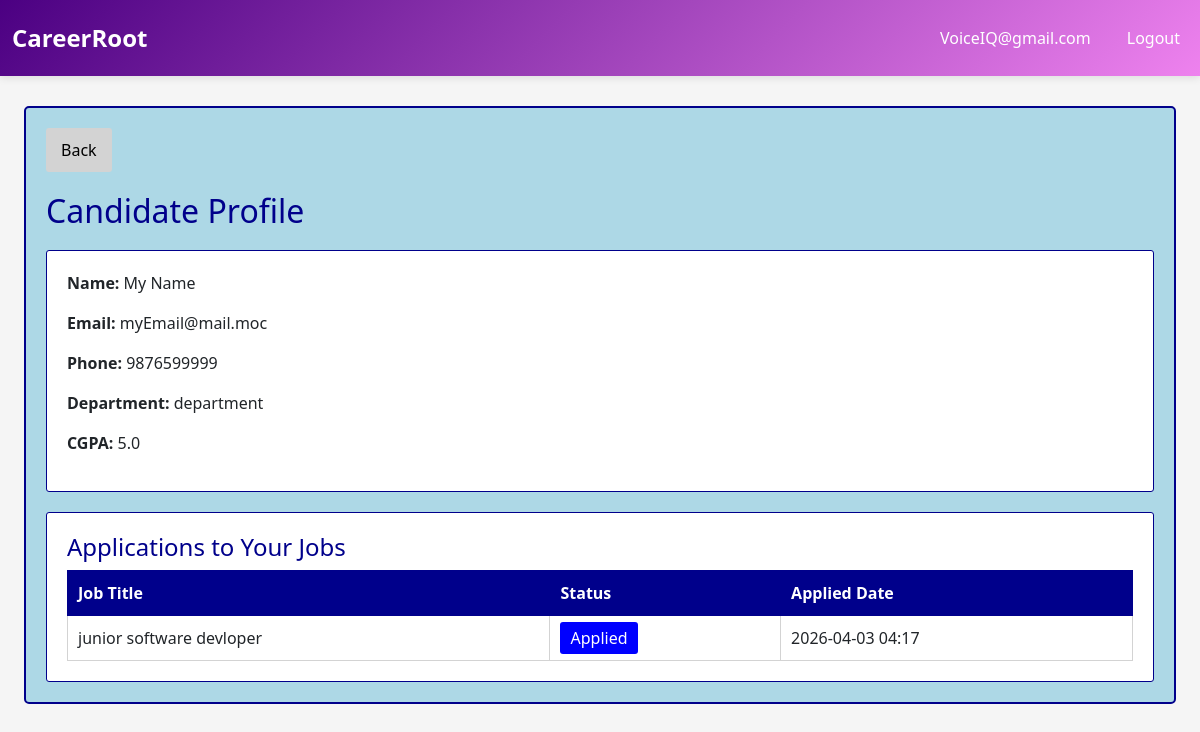
The app's page /company/student/6 (signed in), older data.
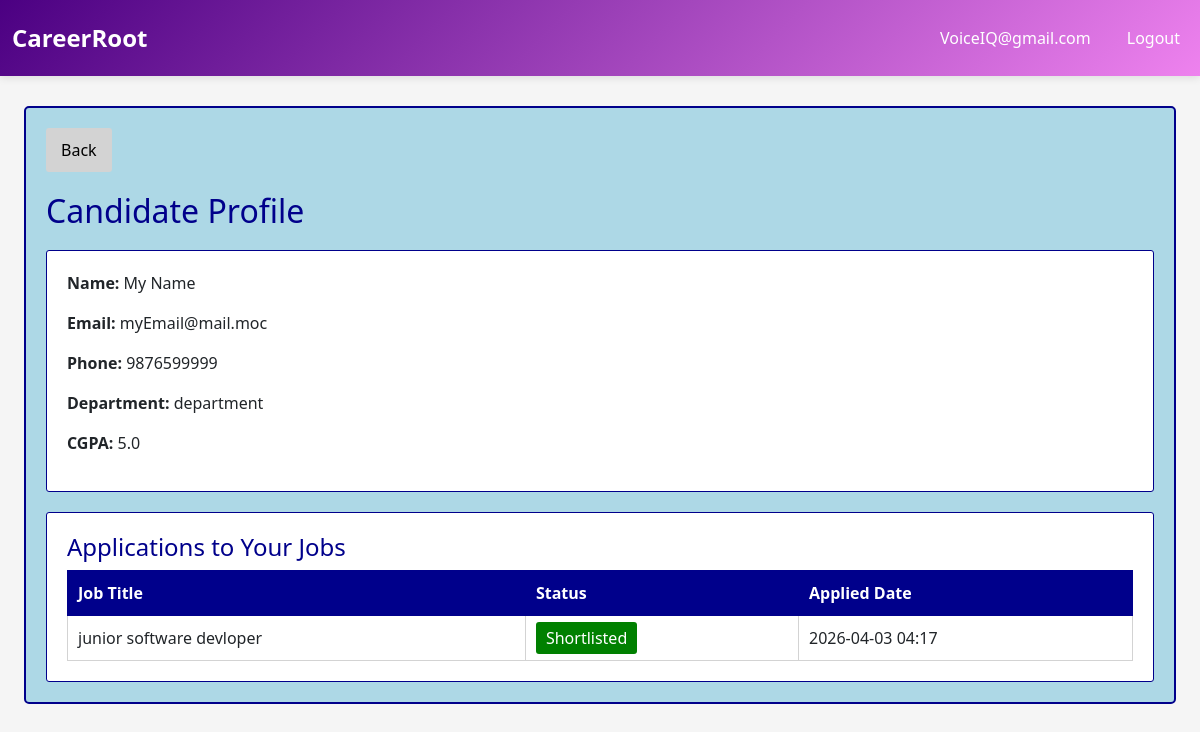
The same page, newer data.
### core/database/models.py (models this page shows, shortened)
class Application(db.Model):
    __tablename__ = 'application'
    application_id = db.Column(db.Integer, primary_key=True, autoincrement=True)
    student_id = db.Column(db.Integer, db.ForeignKey('student.student_id'), nullable=False)
    drive_id = db.Column(db.Integer, db.ForeignKey('placement_drive.drive_id'), nullable=False)
    application_date = db.Column(db.DateTime, default=datetime.utcnow)
    status = db.Column(
        db.String(20),
        default=ApplicationStatus.APPLIED.value,
        nullable=False
    )  #Applied, Shortlisted, Selected, Rejected
    created_at = db.Column(db.DateTime, default=datetime.utcnow)
    updated_at = db.Column(db.DateTime, default=datetime.utcnow, onupdate=datetime.utcnow)
    placement = db.relationship('Placement', backref='application', uselist=False, cascade='all, delete-orphan')
    __table_args__ = (db.UniqueConstraint('student_id', 'drive_id', name='unique_student_drive'),)

class PlacementDrive(db.Model):
    __tablename__ = 'placement_drive'
    drive_id = db.Column(db.Integer, primary_key=True, autoincrement=True)
    company_id = db.Column(db.Integer, db.ForeignKey('company.company_id'), nullable=False)
    job_title = db.Column(db.String(150), nullable=False)
    job_description = db.Column(db.Text, nullable=True)
    eligibility_criteria = db.Column(db.Text, nullable=True)
    skills_required = db.Column(db.Text, nullable=True)  #comma separated skills
    experience_required = db.Column(db.String(100), nullable=True)  #e.g., 0-2 years
    salary_range = db.Column(db.String(100), nullable=True)  #e.g., 5-8 LPA
    application_deadline = db.Column(db.DateTime, nullable=False)
    status = db.Column(
        db.String(20),
        default=DriveStatus.PENDING.value,
        nullable=False
    )  # pending, aproved, closed
    created_at = db.Column(db.DateTime, default=datetime.utcnow)
    updated_at = db.Column(db.DateTime, default=datetime.utcnow, onupdate=datetime.utcnow)
    applications = db.relationship('Application', backref='drive', lazy=True, cascade='all, delete-orphan')
    placements = db.relationship('Placement', backref='drive', lazy=True, cascade='all, delete-orphan')

### core/routes/company.py (the view)
@company_bp.route('/student/<int:student_id>')
@login_required
def view_student(student_id):
    if not check_company():
        return redirect(url_for('auth.homepage'))
    student = Student.query.get(student_id)
    if not student:
        flash('Student not found', 'danger')
        return redirect(url_for('company.company_dashboard'))
    company_id = session.get('user_id')
    applications = db.session.query(Application).join(
        PlacementDrive, Application.drive_id == PlacementDrive.drive_id
    ).filter(
        Application.student_id == student_id,
        PlacementDrive.company_id == company_id
    ).all()
    return render_template('company_student_profile.html', student=student, applications=applications)

### app.py (called while the page is built)
@login_manager.user_loader
def load_user(user_id):
    from core.database.models import Admin, Company, Student
    admin = Admin.query.get(int(user_id))
    if admin:
        return admin
    company = Company.query.get(int(user_id))
    if company:
        return company
    student = Student.query.get(int(user_id))
    if student:
        return student
    return None

### core/routes/company.py (called while the page is built)
def check_company():
    if session.get('user_type') != 'company':
        flash('Unauthorized access', 'danger')
        return False
    return True

### templates/company_student_profile.html
{% extends "base.html" %}
{% block content %}
<div class="container" style="margin-top:30px; margin-bottom:30px;">
    <div style="background-color:lightblue; padding:20px; border:2px solid darkblue; border-radius:5px;">
        <a href="{{ url_for('company.applications') }}" style="background-color:lightgray; color:black; padding:10px 15px; border:none; border-radius:3px; text-decoration:none; margin-bottom:20px; display:inline-block;">
            Back
        </a>
        <h2 style="color:darkblue; margin-bottom:20px;">Candidate Profile</h2>
        <div style="background-color:white; padding:20px; border:1px solid darkblue; border-radius:3px; margin-bottom:20px;">
            <p><strong>Name:</strong> {{ student.name }}</p>
            <p><strong>Email:</strong> {{ student.email }}</p>
            <p><strong>Phone:</strong> {{ student.phone or 'Not provided' }}</p>
            <p><strong>Department:</strong> {{ student.department or 'Not provided' }}</p>
            <p><strong>CGPA:</strong> {{ student.cgpa or 'Not provided' }}</p>
        </div>
        <div style="background-color:white; padding:20px; border:1px solid darkblue; border-radius:3px;">
            <h4 style="color:darkblue; margin-top:0;">Applications to Your Jobs</h4>
            {% if applications %}
                <table style="width:100%; border-collapse:collapse; background-color:white;">
                    <thead>
                        <tr style="background-color:darkblue; color:white;">
                            <th style="padding:10px; border:1px solid darkblue; text-align:left;">Job Title</th>
                            <th style="padding:10px; border:1px solid darkblue; text-align:left;">Status</th>
                            <th style="padding:10px; border:1px solid darkblue; text-align:left;">Applied Date</th>
                        </tr>
                    </thead>
                    <tbody>
                        {% for app in applications %}
                            <tr style="border-bottom:1px solid lightgray;">
                                <td style="padding:10px; border:1px solid lightgray;">{{ app.drive.job_title }}</td>
                                <td style="padding:10px; border:1px solid lightgray;">
                                    {% if app.status == 'Applied' %}
                                        <span style="background-color:blue; color:white; padding:5px 10px; border-radius:3px;">Applied</span>
                                    {% elif app.status == 'Shortlisted' %}
                                        <span style="background-color:green; color:white; padding:5px 10px; border-radius:3px;">Shortlisted</span>
                                    {% elif app.status == 'Interview' %}
                                        <span style="background-color:yellow; color:black; padding:5px 10px; border-radius:3px;">Interview</span>
                                    {% elif app.status == 'Selected' %}
                                        <span style="background-color:green; color:white; padding:5px 10px; border-radius:3px;">Selected</span>
                                    {% elif app.status == 'Rejected' %}
                                        <span style="background-color:red; color:white; padding:5px 10px; border-radius:3px;">Rejected</span>
                                    {% endif %}
                                </td>
                                <td style="padding:10px; border:1px solid lightgray;">{{ app.application_date.strftime('%Y-%m-%d %H:%M') }}</td>
                            </tr>
                        {% endfor %}
                    </tbody>
                </table>
            {% else %}
                <p style="text-align:center; color:red;">No applications to your jobs</p>
            {% endif %}
        </div>
    </div>
</div>
{% endblock %}

Row changes from the older to the newer data that the page shows:
changed Application "junior software devloper": status "Applied" → "Shortlisted"
